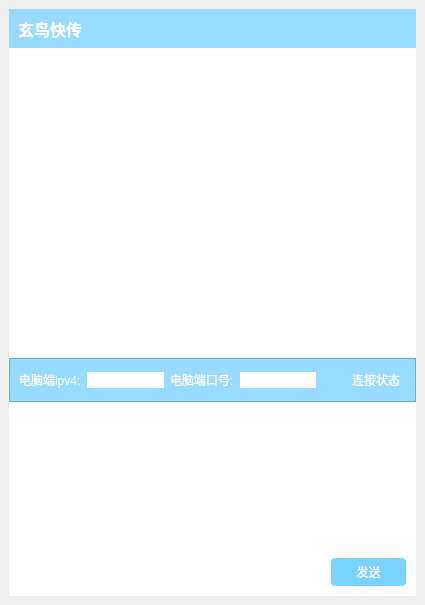
<?xml version="1.0" encoding="UTF-8"?>
<ui version="4.0">
 <class>XuanNiaoTR</class>
 <widget class="QMainWindow" name="XuanNiaoTR">
  <property name="geometry">
   <rect>
    <x>0</x>
    <y>0</y>
    <width>425</width>
    <height>605</height>
   </rect>
  </property>
  <property name="windowTitle">
   <string>MainWindow</string>
  </property>
  <widget class="QWidget" name="widget_central">
   <layout class="QHBoxLayout" name="verticalLayout_central">
    <item>
     <widget class="QFrame" name="frame_main">
      <property name="styleSheet">
       <string notr="true">background-color: rgb(255,255,255)</string>
      </property>
      <layout class="QVBoxLayout" name="layout_main" stretch="1,8,1,4,1">
       <property name="spacing">
        <number>0</number>
       </property>
       <property name="leftMargin">
        <number>0</number>
       </property>
       <property name="topMargin">
        <number>0</number>
       </property>
       <property name="rightMargin">
        <number>0</number>
       </property>
       <property name="bottomMargin">
        <number>0</number>
       </property>
       <item>
        <widget class="QFrame" name="frame_title">
         <property name="styleSheet">
          <string notr="true">background-color: rgba(122,211,255,200)</string>
         </property>
         <layout class="QHBoxLayout" name="layout_title">
          <property name="topMargin">
           <number>0</number>
          </property>
          <property name="bottomMargin">
           <number>0</number>
          </property>
          <item>
           <widget class="QLabel" name="label_title">
            <property name="font">
             <font>
              <pointsize>12</pointsize>
              <weight>75</weight>
              <bold>true</bold>
             </font>
            </property>
            <property name="styleSheet">
             <string notr="true">background-color: rgba(255,255,255,0);color:white</string>
            </property>
            <property name="text">
             <string>玄鸟快传</string>
            </property>
           </widget>
          </item>
          <item>
           <spacer name="horizontalSpacer_title">
            <property name="orientation">
             <enum>Qt::Horizontal</enum>
            </property>
            <property name="sizeHint" stdset="0">
             <size>
              <width>40</width>
              <height>20</height>
             </size>
            </property>
           </spacer>
          </item>
          <item>
           <widget class="QPushButton" name="pushButton_setting">
            <property name="sizePolicy">
             <sizepolicy hsizetype="Minimum" vsizetype="Expanding">
              <horstretch>0</horstretch>
              <verstretch>0</verstretch>
             </sizepolicy>
            </property>
            <property name="minimumSize">
             <size>
              <width>35</width>
              <height>0</height>
             </size>
            </property>
            <property name="styleSheet">
             <string notr="true">QPushButton {background-color: rgba(122,211,255,0);border: none}
QPushButton:hover {background-color: rgb(193,229,255)}
QPushButton:pressed {background-color: rgb(245,245,255);color: rgb(255, 255, 255)}</string>
            </property>
            <property name="text">
             <string/>
            </property>
            <property name="icon">
             <iconset>
              <normaloff>icon/icon_setting.png</normaloff>icon/icon_setting.png</iconset>
            </property>
            <property name="iconSize">
             <size>
              <width>20</width>
              <height>20</height>
             </size>
            </property>
           </widget>
          </item>
          <item>
           <widget class="QPushButton" name="pushButton_minimizeApp">
            <property name="sizePolicy">
             <sizepolicy hsizetype="Minimum" vsizetype="Expanding">
              <horstretch>0</horstretch>
              <verstretch>0</verstretch>
             </sizepolicy>
            </property>
            <property name="minimumSize">
             <size>
              <width>35</width>
              <height>0</height>
             </size>
            </property>
            <property name="styleSheet">
             <string notr="true">QPushButton {background-color: rgba(122,211,255,0);border: none}
QPushButton:hover {background-color: rgb(193,229,255)}QPushButton:pressed {background-color: rgb(245,245,255);color: rgb(255, 255, 255)}</string>
            </property>
            <property name="text">
             <string/>
            </property>
            <property name="icon">
             <iconset>
              <normaloff>icon/icon_minimize.png</normaloff>icon/icon_minimize.png</iconset>
            </property>
            <property name="iconSize">
             <size>
              <width>20</width>
              <height>20</height>
             </size>
            </property>
           </widget>
          </item>
          <item>
           <widget class="QPushButton" name="pushButton_closeApp">
            <property name="sizePolicy">
             <sizepolicy hsizetype="Minimum" vsizetype="Expanding">
              <horstretch>0</horstretch>
              <verstretch>0</verstretch>
             </sizepolicy>
            </property>
            <property name="minimumSize">
             <size>
              <width>35</width>
              <height>0</height>
             </size>
            </property>
            <property name="styleSheet">
             <string notr="true">QPushButton {background-color: rgba(122,211,255,0);border: none}
QPushButton:hover {background-color: rgb(193,229,255)}QPushButton:pressed {background-color: rgb(245,245,255);color: rgb(255, 255, 255)}</string>
            </property>
            <property name="text">
             <string/>
            </property>
            <property name="icon">
             <iconset>
              <normaloff>icon/icon_close.png</normaloff>icon/icon_close.png</iconset>
            </property>
            <property name="iconSize">
             <size>
              <width>20</width>
              <height>20</height>
             </size>
            </property>
           </widget>
          </item>
         </layout>
        </widget>
       </item>
       <item>
        <widget class="QStackedWidget" name="stackedWidget">
         <property name="currentIndex">
          <number>0</number>
         </property>
         <widget class="QWidget" name="page_bubble">
          <layout class="QVBoxLayout" name="verticalLayout_bubble">
           <item>
            <widget class="QListView" name="listView_bubble">
             <property name="styleSheet">
              <string notr="true">border:none</string>
             </property>
            </widget>
           </item>
          </layout>
         </widget>
         <widget class="QWidget" name="page_text">
          <layout class="QVBoxLayout" name="verticalLayout_text">
           <item>
            <widget class="QTextBrowser" name="textBrowser">
             <property name="styleSheet">
              <string notr="true">border: none;</string>
             </property>
            </widget>
           </item>
          </layout>
         </widget>
        </widget>
       </item>
       <item>
        <widget class="QFrame" name="frame_medium">
         <property name="styleSheet">
          <string notr="true">background-color: rgba(122,211,255,200)</string>
         </property>
         <property name="frameShape">
          <enum>QFrame::StyledPanel</enum>
         </property>
         <property name="frameShadow">
          <enum>QFrame::Raised</enum>
         </property>
         <layout class="QHBoxLayout" name="layout_medium">
          <item>
           <widget class="QLabel" name="label_ipv4">
            <property name="styleSheet">
             <string notr="true">background-color: rgba(255,255,255,0);color:white</string>
            </property>
            <property name="text">
             <string>电脑端ipv4:</string>
            </property>
           </widget>
          </item>
          <item>
           <widget class="QLineEdit" name="lineEdit_ipv4">
            <property name="styleSheet">
             <string notr="true">background-color: rgb(255,255,255);border: none;</string>
            </property>
           </widget>
          </item>
          <item>
           <widget class="QLabel" name="label_port">
            <property name="styleSheet">
             <string notr="true">background-color: rgba(255,255,255,0);color:white</string>
            </property>
            <property name="text">
             <string>电脑端口号:</string>
            </property>
           </widget>
          </item>
          <item>
           <widget class="QLineEdit" name="lineEdit_port">
            <property name="styleSheet">
             <string notr="true">background-color: rgb(255,255,255);border: none;</string>
            </property>
           </widget>
          </item>
          <item>
           <spacer name="horizontalSpacer_medium">
            <property name="orientation">
             <enum>Qt::Horizontal</enum>
            </property>
            <property name="sizeHint" stdset="0">
             <size>
              <width>40</width>
              <height>20</height>
             </size>
            </property>
           </spacer>
          </item>
          <item>
           <widget class="QCheckBox" name="checkBox_connect">
            <property name="styleSheet">
             <string notr="true">background-color: rgba(255,255,255,0);color:white</string>
            </property>
            <property name="text">
             <string>连接状态</string>
            </property>
           </widget>
          </item>
         </layout>
        </widget>
       </item>
       <item>
        <widget class="QLineEdit" name="lineEdit_send">
         <property name="sizePolicy">
          <sizepolicy hsizetype="Expanding" vsizetype="Expanding">
           <horstretch>0</horstretch>
           <verstretch>0</verstretch>
          </sizepolicy>
         </property>
         <property name="styleSheet">
          <string notr="true">border: none;</string>
         </property>
        </widget>
       </item>
       <item>
        <widget class="QFrame" name="frame_bottom">
         <property name="styleSheet">
          <string notr="true">background-color: rgba(255,255,255,0)</string>
         </property>
         <property name="frameShape">
          <enum>QFrame::StyledPanel</enum>
         </property>
         <property name="frameShadow">
          <enum>QFrame::Raised</enum>
         </property>
         <layout class="QHBoxLayout" name="horizontalLayout_bottom">
          <property name="topMargin">
           <number>0</number>
          </property>
          <item>
           <spacer name="horizontalSpacer_bottom">
            <property name="orientation">
             <enum>Qt::Horizontal</enum>
            </property>
            <property name="sizeHint" stdset="0">
             <size>
              <width>40</width>
              <height>20</height>
             </size>
            </property>
           </spacer>
          </item>
          <item>
           <widget class="QPushButton" name="pushButton_send">
            <property name="sizePolicy">
             <sizepolicy hsizetype="Minimum" vsizetype="Minimum">
              <horstretch>0</horstretch>
              <verstretch>0</verstretch>
             </sizepolicy>
            </property>
            <property name="minimumSize">
             <size>
              <width>75</width>
              <height>20</height>
             </size>
            </property>
            <property name="styleSheet">
             <string notr="true">QPushButton {background-color: rgb(122,211,255);border-radius: 4px;border: none;color:white}
QPushButton:hover {background-color: rgb(193,229,255)}
QPushButton:pressed {background-color: rgb(245,245,255);color: rgb(255, 255, 255)}</string>
            </property>
            <property name="text">
             <string>发送</string>
            </property>
           </widget>
          </item>
         </layout>
        </widget>
       </item>
      </layout>
     </widget>
    </item>
   </layout>
  </widget>
 </widget>
 <resources/>
 <connections/>
</ui>
